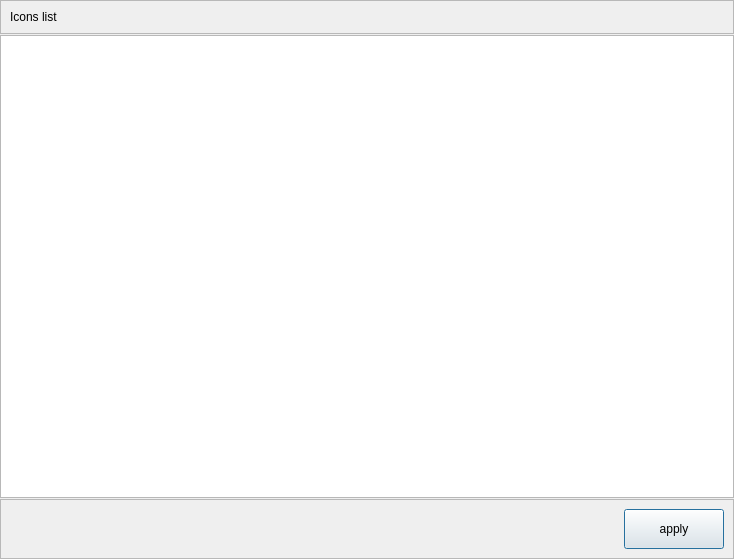
<?xml version="1.0" encoding="UTF-8"?>
<ui version="4.0">
 <class>Dialog</class>
 <widget class="QDialog" name="Dialog">
  <property name="geometry">
   <rect>
    <x>0</x>
    <y>0</y>
    <width>734</width>
    <height>559</height>
   </rect>
  </property>
  <property name="windowTitle">
   <string>Dialog</string>
  </property>
  <layout class="QVBoxLayout" name="verticalLayout">
   <property name="spacing">
    <number>1</number>
   </property>
   <property name="leftMargin">
    <number>0</number>
   </property>
   <property name="topMargin">
    <number>0</number>
   </property>
   <property name="rightMargin">
    <number>0</number>
   </property>
   <property name="bottomMargin">
    <number>0</number>
   </property>
   <item>
    <widget class="QFrame" name="frame">
     <property name="frameShape">
      <enum>QFrame::StyledPanel</enum>
     </property>
     <property name="frameShadow">
      <enum>QFrame::Raised</enum>
     </property>
     <layout class="QHBoxLayout" name="horizontalLayout_2">
      <item>
       <widget class="QLabel" name="label">
        <property name="text">
         <string>Icons list</string>
        </property>
       </widget>
      </item>
     </layout>
    </widget>
   </item>
   <item>
    <widget class="QListWidget" name="icons_list_listWidget">
     <property name="dragDropMode">
      <enum>QAbstractItemView::NoDragDrop</enum>
     </property>
     <property name="viewMode">
      <enum>QListView::IconMode</enum>
     </property>
    </widget>
   </item>
   <item>
    <widget class="QFrame" name="frame_2">
     <property name="frameShape">
      <enum>QFrame::StyledPanel</enum>
     </property>
     <property name="frameShadow">
      <enum>QFrame::Raised</enum>
     </property>
     <layout class="QHBoxLayout" name="horizontalLayout">
      <item>
       <spacer name="horizontalSpacer">
        <property name="orientation">
         <enum>Qt::Horizontal</enum>
        </property>
        <property name="sizeHint" stdset="0">
         <size>
          <width>40</width>
          <height>20</height>
         </size>
        </property>
       </spacer>
      </item>
      <item>
       <widget class="QPushButton" name="icon_apply_pushButton">
        <property name="minimumSize">
         <size>
          <width>100</width>
          <height>40</height>
         </size>
        </property>
        <property name="text">
         <string>apply</string>
        </property>
       </widget>
      </item>
     </layout>
    </widget>
   </item>
  </layout>
 </widget>
 <resources/>
 <connections/>
</ui>
